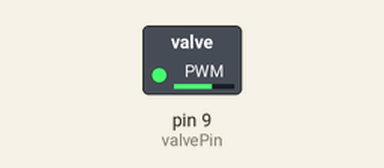
Recording of a sketch running on a simulated Arduino Uno, built with avr-gcc and run on an emulated ATmega328P. On the bench: switched loads named in the sketch (green lamp = pin HIGH).

Above: at 0.05 s.
At 6.0 s:
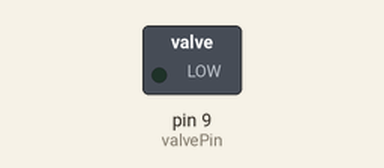
Timing chart, 0 to 7.8 s (numbered marks = the images above):
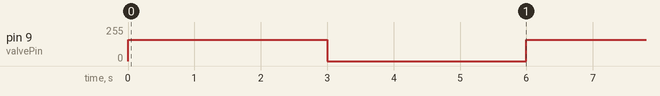

The sketch:

SolenoidValve.ino
```cpp
const int valvePin = 9;

void setup() {
  pinMode(valvePin, OUTPUT);
}

void loop() {
  Serial.println("Open");
  analogWrite(valvePin, 160); // 63% duty cycle for ~12V (important so there is no overheating)
  delay(3000);                // Valve open for 3 seconds

  Serial.println("Closed");
  analogWrite(valvePin, 0);   // 0V output
  delay(3000);                // Valve closed for 3 seconds
}
```

Measured:
- by itself, pin 9 (valvePin): alternates 160/255 for 3.0 s and 0/255 for 3.0 s
